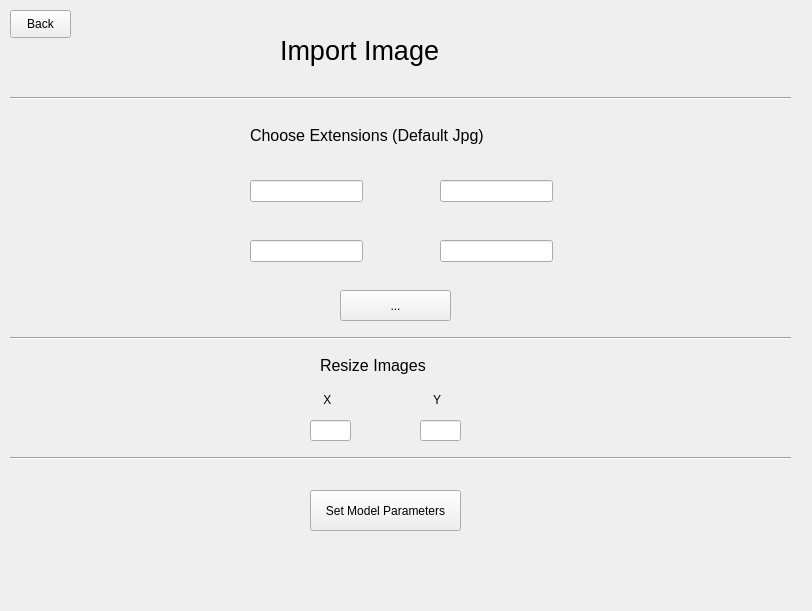
<?xml version="1.0" encoding="UTF-8"?>
<ui version="4.0">
 <class>MainWindow</class>
 <widget class="QMainWindow" name="MainWindow">
  <property name="geometry">
   <rect>
    <x>0</x>
    <y>0</y>
    <width>812</width>
    <height>611</height>
   </rect>
  </property>
  <property name="minimumSize">
   <size>
    <width>812</width>
    <height>611</height>
   </size>
  </property>
  <property name="maximumSize">
   <size>
    <width>812</width>
    <height>611</height>
   </size>
  </property>
  <property name="windowTitle">
   <string>MainWindow</string>
  </property>
  <widget class="QWidget" name="centralwidget">
   <widget class="QLabel" name="label">
    <property name="geometry">
     <rect>
      <x>280</x>
      <y>20</y>
      <width>221</width>
      <height>61</height>
     </rect>
    </property>
    <property name="font">
     <font>
      <pointsize>20</pointsize>
     </font>
    </property>
    <property name="text">
     <string>Import Image</string>
    </property>
   </widget>
   <widget class="QPushButton" name="img_to_settings">
    <property name="geometry">
     <rect>
      <x>310</x>
      <y>490</y>
      <width>151</width>
      <height>41</height>
     </rect>
    </property>
    <property name="text">
     <string>Set Model Parameters</string>
    </property>
   </widget>
   <widget class="Line" name="line">
    <property name="geometry">
     <rect>
      <x>10</x>
      <y>330</y>
      <width>781</width>
      <height>16</height>
     </rect>
    </property>
    <property name="orientation">
     <enum>Qt::Horizontal</enum>
    </property>
   </widget>
   <widget class="Line" name="line_3">
    <property name="geometry">
     <rect>
      <x>10</x>
      <y>450</y>
      <width>781</width>
      <height>16</height>
     </rect>
    </property>
    <property name="orientation">
     <enum>Qt::Horizontal</enum>
    </property>
   </widget>
   <widget class="Line" name="line_4">
    <property name="geometry">
     <rect>
      <x>10</x>
      <y>90</y>
      <width>781</width>
      <height>16</height>
     </rect>
    </property>
    <property name="orientation">
     <enum>Qt::Horizontal</enum>
    </property>
   </widget>
   <widget class="QPushButton" name="get_directory">
    <property name="geometry">
     <rect>
      <x>340</x>
      <y>290</y>
      <width>111</width>
      <height>31</height>
     </rect>
    </property>
    <property name="text">
     <string>...</string>
    </property>
   </widget>
   <widget class="QLineEdit" name="format1">
    <property name="geometry">
     <rect>
      <x>250</x>
      <y>180</y>
      <width>113</width>
      <height>22</height>
     </rect>
    </property>
   </widget>
   <widget class="QLineEdit" name="format3">
    <property name="geometry">
     <rect>
      <x>250</x>
      <y>240</y>
      <width>113</width>
      <height>22</height>
     </rect>
    </property>
   </widget>
   <widget class="QLineEdit" name="format4">
    <property name="geometry">
     <rect>
      <x>440</x>
      <y>240</y>
      <width>113</width>
      <height>22</height>
     </rect>
    </property>
   </widget>
   <widget class="QLineEdit" name="format2">
    <property name="geometry">
     <rect>
      <x>440</x>
      <y>180</y>
      <width>113</width>
      <height>22</height>
     </rect>
    </property>
   </widget>
   <widget class="QLabel" name="label_2">
    <property name="geometry">
     <rect>
      <x>250</x>
      <y>110</y>
      <width>301</width>
      <height>51</height>
     </rect>
    </property>
    <property name="font">
     <font>
      <pointsize>12</pointsize>
     </font>
    </property>
    <property name="text">
     <string>Choose Extensions (Default Jpg)</string>
    </property>
   </widget>
   <widget class="QLineEdit" name="img_x_resize">
    <property name="geometry">
     <rect>
      <x>310</x>
      <y>420</y>
      <width>41</width>
      <height>21</height>
     </rect>
    </property>
   </widget>
   <widget class="QLineEdit" name="img_y_resize">
    <property name="geometry">
     <rect>
      <x>420</x>
      <y>420</y>
      <width>41</width>
      <height>21</height>
     </rect>
    </property>
   </widget>
   <widget class="QLabel" name="label_3">
    <property name="geometry">
     <rect>
      <x>320</x>
      <y>350</y>
      <width>141</width>
      <height>31</height>
     </rect>
    </property>
    <property name="font">
     <font>
      <pointsize>12</pointsize>
     </font>
    </property>
    <property name="text">
     <string>Resize Images</string>
    </property>
   </widget>
   <widget class="QLabel" name="label_4">
    <property name="geometry">
     <rect>
      <x>320</x>
      <y>390</y>
      <width>21</width>
      <height>20</height>
     </rect>
    </property>
    <property name="text">
     <string> X</string>
    </property>
   </widget>
   <widget class="QLabel" name="label_5">
    <property name="geometry">
     <rect>
      <x>430</x>
      <y>390</y>
      <width>21</width>
      <height>20</height>
     </rect>
    </property>
    <property name="text">
     <string> Y</string>
    </property>
   </widget>
   <widget class="QPushButton" name="back">
    <property name="geometry">
     <rect>
      <x>10</x>
      <y>10</y>
      <width>61</width>
      <height>28</height>
     </rect>
    </property>
    <property name="text">
     <string>Back</string>
    </property>
   </widget>
  </widget>
 </widget>
 <resources/>
 <connections/>
</ui>
